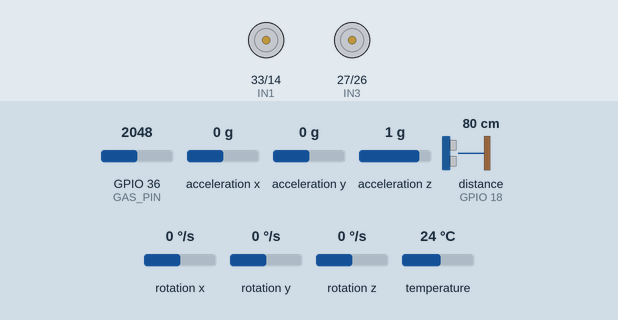
This sketch was run on a simulated ESP32. On the bench: motor-driver pin pairs drawn as motors (green arrow = first pin HIGH = forward, orange = second pin HIGH = backward, longer = more drive, scaled by the enable pin). Wiring (inferred from the names in the program): ultrasonic range finder: trigger GPIO 32; echo GPIO 18. Inputs (shaded band) come from the test bench; at power-on: GPIO 36 (GAS_PIN) = 2048, acceleration x 0 g, acceleration y 0 g, acceleration z 1 g, distance to the obstacle (sensor on GPIO 18) 80 cm, rotation x 0 °/s, rotation y 0 °/s, rotation z 0 °/s, temperature 24 °C. The echo pulse lasts 58.3 µs per cm; what the sketch prints to the serial monitor is not drawn.

Above: at 5.49 s.
Timing chart, 0 to 8.4 s (numbered marks = the images above):
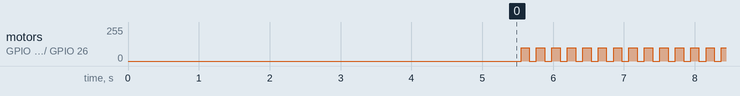

Measured:
- by itself, motor on GPIO 33 (IN1) / GPIO 14 (IN2), motor on GPIO 27 (IN3) / GPIO 26 (IN4): alternates forward 100/255 for 0.12 s and stopped for 0.10 s

The sketch:

ARIS.ino
```cpp
/*
   PROJECT: A.R.I.S. (Autonomous Rescue & Inspection System)
   THREAD: Robotics and Autonomous Systems (Innovate ECE)
   HARDWARE: ESP32, L298N (4WD), GY-521 (MPU6050), HC-SR04, MQ-6 Gas Sensor
*/

#include <WiFi.h>
#include <AsyncTCP.h>
#include <ESPAsyncWebServer.h>
#include <Wire.h>
#include <Adafruit_MPU6050.h>
#include <Adafruit_Sensor.h>

// --- WIFI CONFIG ---
const char* ssid = "ARIS_Telemetry";
const char* password = "innovate_ece";

// Create AsyncWebServer object on port 80
AsyncWebServer server(80);
AsyncWebSocket ws("/ws");

// --- PIN DEFINITIONS ---
#define ENA 13
#define IN1 33
#define IN2 14
#define IN3 27
#define IN4 26
#define ENB 25
#define TRIG_PIN 32
#define ECHO_PIN 18
#define GAS_PIN 36

// --- GLOBAL OBJECTS & VARIABLES ---
Adafruit_MPU6050 mpu;
enum State { EXPLORING = 0, TURNING = 1, HAZARD_DETECTED = 2 };
State robotState = EXPLORING;

// Sensor Data
int currentDist = 0;
int gasLevel = 0;
int gasThreshold = 1800;  // TUNE THIS: 0-4095 scale on ESP32

// Navigation Data
float currentYaw = 0.0;
float targetHeading = 0.0;
float gyroZ_offset = 0.0;
unsigned long lastTime = 0;
float Kp = 2.5;  // Proportional Gain
int baseSpeed = 255;

// Telemetry Timer
unsigned long lastWsUpdate = 0;

// --- HTML DASHBOARD (WITH JAVASCRIPT WEBSOCKETS) ---
const char index_html[] PROGMEM = R"rawliteral(
<!DOCTYPE HTML><html>
<head>
  <meta name="viewport" content="width=device-width, initial-scale=1">
  <title>A.R.I.S. Command Center</title>
  <style>
    :root { --bg: #121212; --card: #1e1e24; --accent: #eab308; --safe: #22c55e; --alert: #ef4444; --text: #f3f4f6; }
    body { font-family: 'Segoe UI', Roboto, Helvetica, Arial, sans-serif; background-color: var(--bg); color: var(--text); text-align: center; margin: 0; padding: 20px; }
    h1 { margin-bottom: 5px; color: var(--accent); letter-spacing: 2px; text-transform: uppercase; font-size: 1.8rem;}
    p.subtitle { margin-top: 0; color: #9ca3af; font-size: 0.9em; margin-bottom: 25px; text-transform: uppercase; letter-spacing: 1px;}

    /* Layout */
    .grid { display: grid; grid-template-columns: repeat(auto-fit, minmax(250px, 1fr)); gap: 20px; max-width: 900px; margin: 0 auto; }
    .card { background: var(--card); padding: 25px; border-radius: 12px; box-shadow: 0 8px 16px rgba(0,0,0,0.4); border-top: 4px solid #333; transition: transform 0.2s; }
    .card:hover { transform: translateY(-2px); }
    .card h3 { margin-top: 0; color: #9ca3af; font-size: 0.9rem; text-transform: uppercase; letter-spacing: 1.5px; }
    .value { font-size: 2.5rem; font-weight: bold; margin: 15px 0; font-family: monospace;}

    /* Status Badge Animations */
    .status-badge { display: inline-block; padding: 12px 25px; border-radius: 30px; font-weight: bold; font-size: 1.2rem; letter-spacing: 2px; margin-top: 10px;}
    .safe-bg { background: rgba(34, 197, 94, 0.15); color: var(--safe); border: 1px solid var(--safe); }
    .alert-bg { background: rgba(239, 68, 68, 0.15); color: var(--alert); border: 1px solid var(--alert); animation: pulse 1.5s infinite; }
    .scan-bg { background: rgba(234, 179, 8, 0.15); color: var(--accent); border: 1px solid var(--accent); }

    @keyframes pulse {
      0% { box-shadow: 0 0 0 0 rgba(239,68,68, 0.5); }
      70% { box-shadow: 0 0 0 15px rgba(239,68,68, 0); }
      100% { box-shadow: 0 0 0 0 rgba(239,68,68, 0); }
    }

    /* Live Compass */
    .compass-container { position: relative; width: 100px; height: 100px; margin: 0 auto; border: 3px solid #4b5563; border-radius: 50%; display: flex; align-items: center; justify-content: center; background: #111; box-shadow: inset 0 0 15px rgba(0,0,0,0.8);}
    .compass-arrow { width: 0; height: 0; border-left: 10px solid transparent; border-right: 10px solid transparent; border-bottom: 45px solid var(--accent); position: absolute; top: 5px; transition: transform 0.1s ease-out; transform-origin: 50% 45px; }

    /* Telemetry Bars */
    .bar-bg { width: 100%; background: #374151; border-radius: 8px; height: 12px; overflow: hidden; margin-top: 15px; box-shadow: inset 0 2px 4px rgba(0,0,0,0.5);}
    .bar-fill { height: 100%; width: 0%; transition: width 0.3s ease, background-color 0.3s ease; }
  </style>
</head>
<body>
  <h1>A.R.I.S. Command Center</h1>
  <p class="subtitle">Live Telemetry Dashboard</p>

  <div class="grid">
    <div class="card" style="border-top-color: var(--accent); grid-column: 1 / -1;">
      <h3>System State</h3>
      <div id="status" class="status-badge safe-bg">CONNECTING...</div>
    </div>

    <div class="card" style="border-top-color: #3b82f6;">
      <h3>IMU Heading</h3>
      <div class="compass-container">
        <div id="compass-arrow" class="compass-arrow"></div>
      </div>
      <div class="value"><span id="yaw">0</span>&deg;</div>
    </div>

    <div class="card" style="border-top-color: var(--safe);">
      <h3>Sonar Clearance</h3>
      <div class="value"><span id="dist">0</span> <span style="font-size: 1rem; color: #9ca3af;">cm</span></div>
      <div class="bar-bg"><div id="dist-bar" class="bar-fill" style="background: var(--safe);"></div></div>
    </div>

    <div class="card" style="border-top-color: var(--alert);">
      <h3>Hazard Air Quality</h3>
      <div class="value"><span id="gas">0</span> <span style="font-size: 1rem; color: #9ca3af;">ADC</span></div>
      <div class="bar-bg"><div id="gas-bar" class="bar-fill" style="background: var(--safe);"></div></div>
    </div>
  </div>

  <script>
    var gateway = `ws://${window.location.hostname}/ws`;
    var websocket;
    window.addEventListener('load', initWebSocket);

    function initWebSocket() {
      websocket = new WebSocket(gateway);
      websocket.onclose = function() { setTimeout(initWebSocket, 2000); };
      websocket.onmessage = onMessage;
    }

    function onMessage(event) {
      var data = JSON.parse(event.data);

      // 1. Update Raw Text Values
      document.getElementById('gas').innerText = data.gas;
      document.getElementById('dist').innerText = data.dist;
      document.getElementById('yaw').innerText = data.yaw;

      // 2. Update Live Compass Rotation
      document.getElementById('compass-arrow').style.transform = `rotate(${data.yaw}deg)`;

      // 3. Update Distance Bar (Fills up as clearance increases, turns red if under 25cm)
      var distPercent = Math.min((data.dist / 150) * 100, 100); // 150cm max visual scale
      var distBar = document.getElementById('dist-bar');
      distBar.style.width = distPercent + '%';
      distBar.style.background = data.dist < 25 ? 'var(--alert)' : 'var(--safe)';

      // 4. Update Gas Bar (Fills up as gas increases, turns red if over threshold)
      var gasPercent = Math.min((data.gas / 4095) * 100, 100);
      var gasBar = document.getElementById('gas-bar');
      gasBar.style.width = gasPercent + '%';
      gasBar.style.background = data.gas > 1800 ? 'var(--alert)' : 'var(--accent)';

      // 5. Update Status Badge Color and Text
      var statusEl = document.getElementById('status');
      if (data.state == 0) {
        statusEl.innerText = "EXPLORING";
        statusEl.className = "status-badge safe-bg";
      } else if (data.state == 1) {
        statusEl.innerText = "EVASIVE MANEUVER";
        statusEl.className = "status-badge scan-bg";
      } else {
        statusEl.innerText = "HAZARD DETECTED!";
        statusEl.className = "status-badge alert-bg";
      }
    }
  </script>
</body>
</html>
)rawliteral";

// --- FUNCTIONS ---

void notifyClients() {
  // Construct JSON payload for the WebSocket
  String json = "{\"state\":" + String(robotState) +
                ",\"gas\":" + String(gasLevel) +
                ",\"dist\":" + String(currentDist) +
                ",\"yaw\":" + String((int)currentYaw) + "}";
  ws.textAll(json);
}

void calibrateIMU() {
  float totalZ = 0.0;
  sensors_event_t a, g, temp;
  for (int i = 0; i < 200; i++) {
    mpu.getEvent(&a, &g, &temp);
    totalZ += g.gyro.z;
    delay(10);
  }
  gyroZ_offset = totalZ / 200.0;
}

void updateHeading() {
  sensors_event_t a, g, temp;
  mpu.getEvent(&a, &g, &temp);
  unsigned long currentTime = millis();
  float dt = (currentTime - lastTime) / 1000.0;
  lastTime = currentTime;

  float z_rate = (g.gyro.z - gyroZ_offset) * 57.2958;

  // PATCH 1: Inverted gyro math (-=) to fix the Positive Feedback Loop
  if (abs(z_rate) > 1.0) currentYaw -= (z_rate * dt);
}

int readSonar() {
  digitalWrite(TRIG_PIN, LOW);
  delayMicroseconds(2);
  digitalWrite(TRIG_PIN, HIGH);
  delayMicroseconds(10);
  digitalWrite(TRIG_PIN, LOW);
  long duration = pulseIn(ECHO_PIN, HIGH, 5000);
  return (duration == 0) ? 999 : duration * 0.034 / 2;
}

void setMotors(int left, int right) {
  // --- LEFT MOTOR (OUT3 & OUT4) ---
  if (left == 0) {
    digitalWrite(IN3, LOW);
    digitalWrite(IN4, LOW);
  } else {
    digitalWrite(IN4, left > 0 ? LOW : HIGH);
    digitalWrite(IN3, left > 0 ? HIGH : LOW);
  }
  analogWrite(ENB, abs(left));

  // --- RIGHT MOTOR (OUT1 & OUT2) ---
  if (right == 0) {
    // PATCH 2: Standardized right motor coasting (LOW, LOW)
    digitalWrite(IN1, LOW);
    digitalWrite(IN2, LOW);
  } else {
    digitalWrite(IN1, right > 0 ? HIGH : LOW);
    digitalWrite(IN2, right > 0 ? LOW : HIGH);
  }
  analogWrite(ENA, abs(right));
}

void setup() {
  Serial.begin(115200);

  // Pins
  pinMode(ENA, OUTPUT);
  pinMode(IN1, OUTPUT);
  pinMode(IN2, OUTPUT);
  pinMode(ENB, OUTPUT);
  pinMode(IN3, OUTPUT);
  pinMode(IN4, OUTPUT);
  pinMode(TRIG_PIN, OUTPUT);
  pinMode(ECHO_PIN, INPUT);

  // WiFi Setup
  WiFi.softAP(ssid, password);

  // Async Web Server Setup
  server.on("/", HTTP_GET, [](AsyncWebServerRequest *request){
    request->send_P(200, "text/html", index_html);
  });
  server.addHandler(&ws);
  server.begin();

  // IMU Setup
  Wire.begin();
  if (mpu.begin()) {
    mpu.setFilterBandwidth(MPU6050_BAND_21_HZ);
    Serial.println("Calibrating IMU in 3 seconds... HANDS OFF THE ROVER!");

    // PATCH 3: Safe startup delay to prevent wild gyro offsets
    delay(3000);
    calibrateIMU();
    Serial.println("Calibration complete. Exploring!");
  }
  lastTime = millis();
}

void loop() {
  // Clean up disconnected WebSocket clients
  ws.cleanupClients();

  // Update Sensors
  updateHeading();
  currentDist = readSonar();
  gasLevel = analogRead(GAS_PIN);

  // --- LOGIC ---
  if (gasLevel > gasThreshold) {
    robotState = HAZARD_DETECTED;
  } else if (robotState != TURNING && currentDist < 25) {
    robotState = TURNING;
    targetHeading = currentYaw - 90.0;  // Set target 90 degrees to the right
  }

  // --- ACTUATION ---
  switch (robotState) {
    case EXPLORING:
      {
        float error = targetHeading - currentYaw;
        float correction = Kp * error;
        setMotors(constrain(baseSpeed - correction, 0, 255), constrain(baseSpeed + correction, 0, 255));
        break;
      }
    case TURNING:
      {
        setMotors(120, -120);

        // PATCH 4: Threshold crossing logic & dynamic path clearing
        if (currentYaw <= targetHeading || currentDist > 35) {
          setMotors(0, 0);
          robotState = EXPLORING;
        }
        break;
      }
    case HAZARD_DETECTED:
      {
        setMotors(0, 0);
        delay(100);
        setMotors(100, 100);
        delay(100);
        break;
      }
  }

  // --- TELEMETRY BROADCAST ---
  if (millis() - lastWsUpdate > 250) {
    notifyClients();
    lastWsUpdate = millis();
  }

  delay(10);  // Stability pause
}
```
